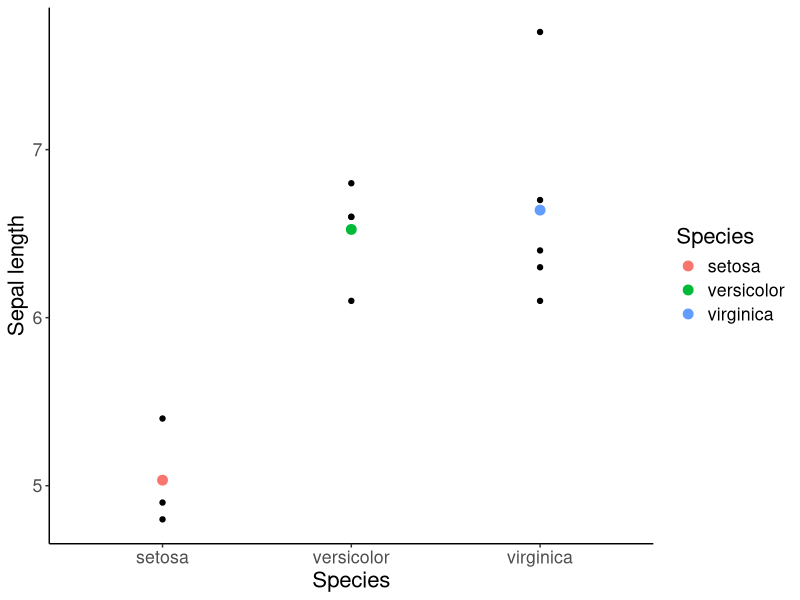
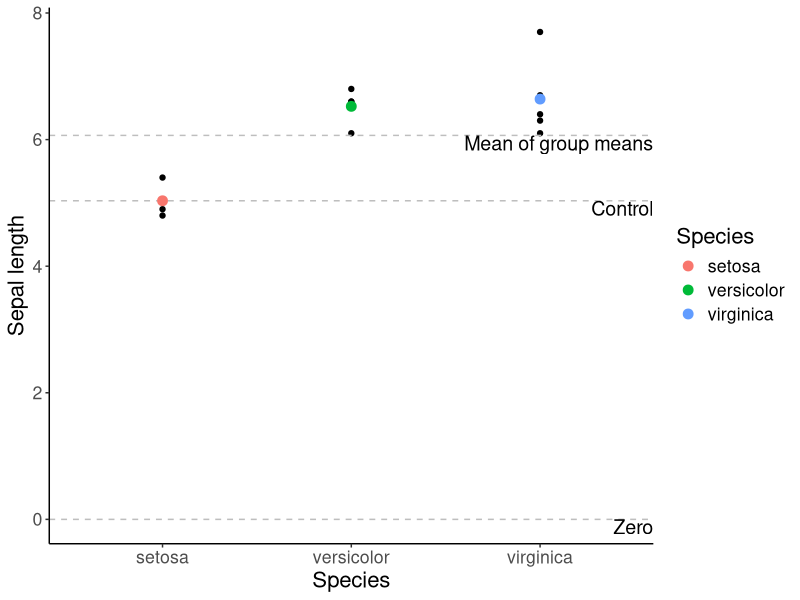

The R script that drew these images, in order: (Note: this script raises an error after producing the figures.)
## ---- chunk 1
library(ggplot2)
library(plyr)
font.size <- 16
## ---- chunk 2
iris.sub <- iris[sample(x = 1:nrow(iris), size = 12), ]
model.matrix( ~ -1 + iris.sub$Species)
iris.means <- ddply(iris.sub, .(Species), summarise, Sepal.Length = mean(Sepal.Length))
## ---- chunk 3
dummy <- summary(lm(iris.sub$Sepal.Length ~ -1 + iris.sub$Species))
dummy$coefficients
iris.fig <- ggplot(iris.sub, aes(x = Species, y = Sepal.Length)) + geom_point() +
  geom_point(data = iris.means, aes(x = Species, y = Sepal.Length, col = Species), size = 3) + 
  labs(y = "Sepal length") + theme_classic() + theme(text = element_text(size = font.size))
iris.fig
## ---- chunk 4
contrasts(iris.sub$Species) <- "contr.treatment"
model.matrix(~ iris.sub$Species)
## ---- chunk 5
treatment <- summary(lm(iris.sub$Sepal.Length ~ iris.sub$Species))
treatment$coefficients
## ---- chunk 6
contrasts(iris.sub$Species) <- "contr.helmert"
model.matrix(~ iris.sub$Species)
## ---- chunk 7
helmert <- summary(lm(iris.sub$Sepal.Length ~ iris.sub$Species))
helmert$coefficients
## ---- chunk 8
contrasts(iris.sub$Species) <- "contr.sum"
model.matrix(~ iris.sub$Species)
## ---- chunk 9
sumtozero <- summary(lm(iris.sub$Sepal.Length ~ iris.sub$Species))
sumtozero$coefficients
## ---- chunk 10
baselines <- data.frame(Baseline = c("Mean of group means", "Control", "Zero"), Value = c(mean(iris.means$Sepal.Length), iris.means$Sepal.Length[1], 0))
iris.fig.baselines <- ggplot(iris.sub, aes(x = Species, y = Sepal.Length)) + geom_point() +
  geom_hline(data = baselines, aes(yintercept = Value), col = "gray", linetype = "dashed") +
  geom_text(data = baselines, aes(label = Baseline, x = Inf, y = Value), hjust = 1.0, vjust = 1.0, size = 5) +
  geom_point(data = iris.means, aes(x = Species, y = Sepal.Length, col = Species), size = 3) + 
  labs(y = "Sepal length") + theme_classic() + theme(text = element_text(size = font.size))
iris.fig.baselines
## ---- chunk 11
knitr::include_graphics('perpendicular.png')
